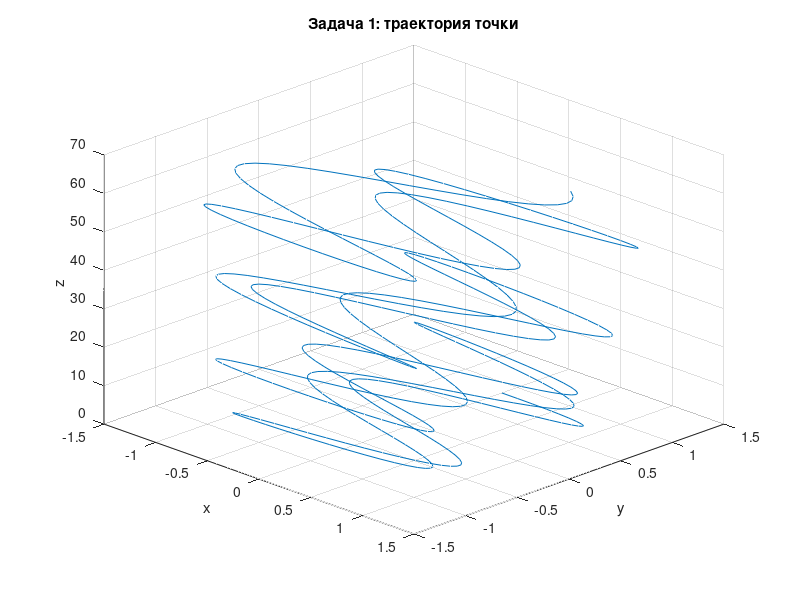
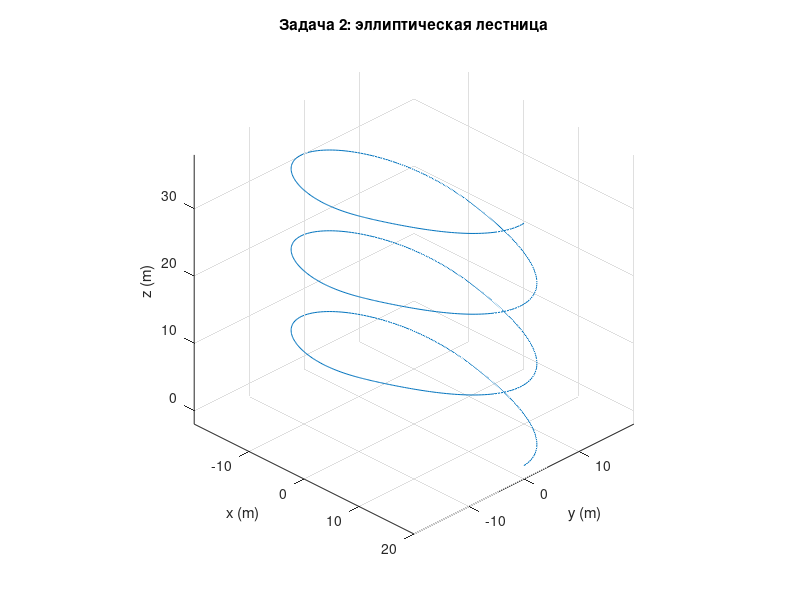
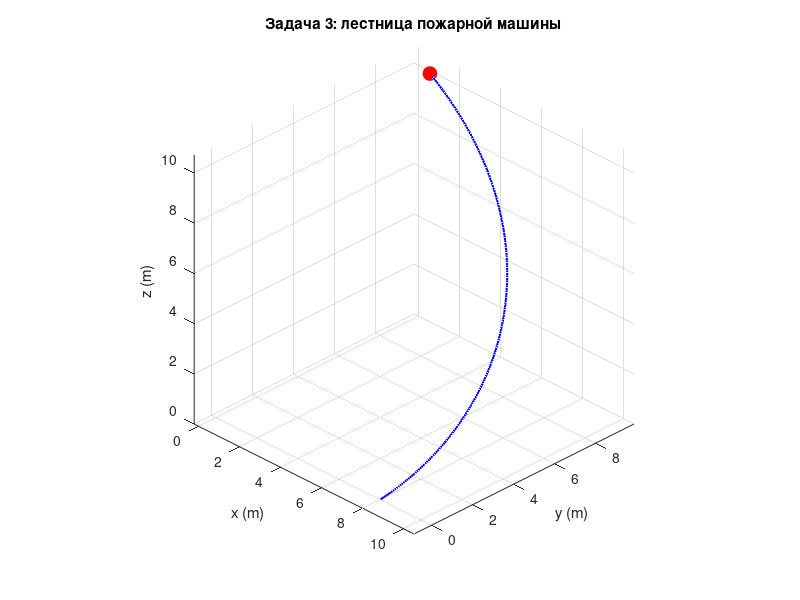
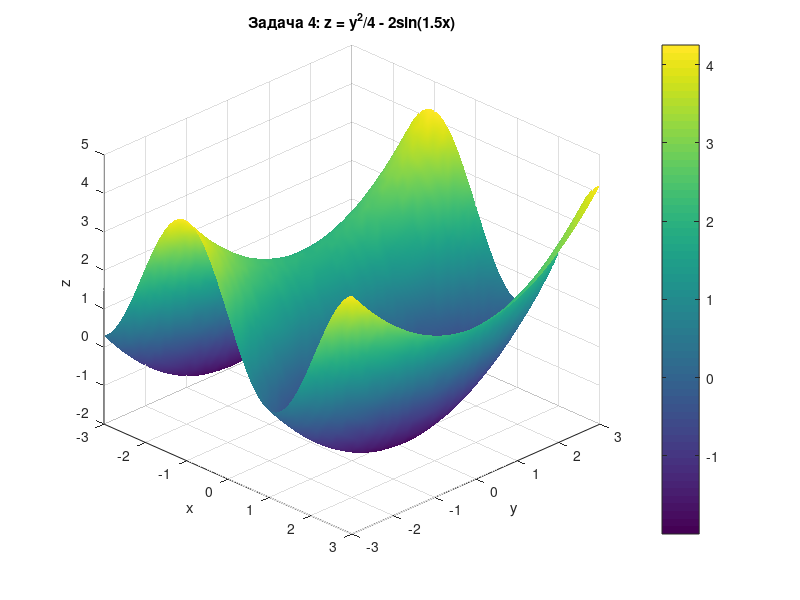

Source code (MATLAB) for these figures, in order:
clear
clc
close all

%% Задача 1: траектория точки
fprintf('\n========== Задача 1 ==========\n\n')
t = linspace(0, 30, 500);
amp = (t - 15)/100 + 1;
x = amp .* sin(3*t);
y = amp .* cos(0.8*t);
z = 0.4 * t.^(3/2);

figure(1)
plot3(x, y, z), grid on
xlabel('x'), ylabel('y'), zlabel('z')
title('Задача 1: траектория точки')
view(45, 30)

%% Задача 2: эллиптическая лестница
fprintf('\n========== Задача 2 ==========\n\n')
a = 20; b = 10; h = 18; n = 3;
t = linspace(0, 2*pi*n, 1000);
r = (a*b) ./ sqrt((b*cos(t)).^2 + (a*sin(t)).^2);
x = r .* cos(t);
y = r .* sin(t);
z = h*t / (pi*n);

figure(2)
plot3(x, y, z), grid on, axis equal
xlabel('x (m)'), ylabel('y (m)'), zlabel('z (m)')
title('Задача 2: эллиптическая лестница')
view(45, 30)

%% Задача 3: лестница пожарной машины
fprintf('\n========== Задача 3 ==========\n\n')
t = linspace(0, 10, 200);
phi = 5*t;
theta = 8*t;
r = 8 + 0.6*t;

x = r .* cosd(phi) .* cosd(theta);
y = r .* cosd(phi) .* sind(theta);
z = r .* sind(phi);

figure(3)
plot3(x, y, z, 'b-', 'LineWidth', 1.5)
hold on
plot3(x(end), y(end), z(end), 'ro', 'MarkerSize', 10, 'MarkerFaceColor', 'r')
grid on, axis equal
xlabel('x (m)'), ylabel('y (m)'), zlabel('z (m)')
title('Задача 3: лестница пожарной машины')
view(45, 30)

fprintf('Координаты конечной точки лестницы (t = 10 c):\n')
fprintf('  x = %.4f m\n', x(end))
fprintf('  y = %.4f m\n', y(end))
fprintf('  z = %.4f m\n', z(end))

%% Задача 4: поверхность z = y^2/4 - 2sin(1.5x)
fprintf('\n========== Задача 4 ==========\n\n')
x = linspace(-3, 3, 50);
y = linspace(-3, 3, 50);
[X, Y] = meshgrid(x, y);
Z = Y.^2 / 4 - 2*sin(1.5*X);

figure(4)
surf(X, Y, Z)
xlabel('x'), ylabel('y'), zlabel('z')
title('Задача 4: z = y^2/4 - 2sin(1.5x)')
shading interp, colorbar
view(45, 30)

%% Задача 5: параболоид z = 0.5x^2 + 0.5y^2
fprintf('\n========== Задача 5 ==========\n\n')
x = linspace(-2, 2, 40);
y = linspace(-2, 2, 40);
[X, Y] = meshgrid(x, y);
Z = 0.5*X.^2 + 0.5*Y.^2;

figure(5)
surf(X, Y, Z)
xlabel('x'), ylabel('y'), zlabel('z')
title('Задача 5: z = 0.5x^2 + 0.5y^2')
shading interp, colorbar
view(45, 30)
